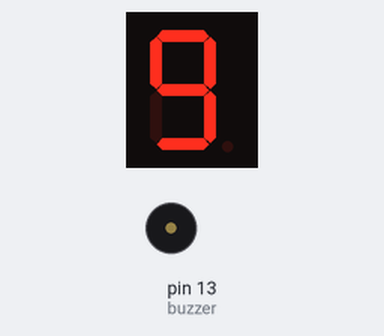
Simulated run of this sketch. Board: Arduino Uno, built with avr-gcc and run on an emulated ATmega328P. On the bench: 1-digit seven-segment display, buzzer (waves = sounding). Wiring (inferred from the names in the program): 1-digit 7-segment display, segments lit when HIGH: segments pin 7, pin 6, pin 4, pin 2, pin 1, pin 9, pin 10. The segment pins are drawn as the display they are named for.

Above: at 0.4 s.
At 2.4 s:
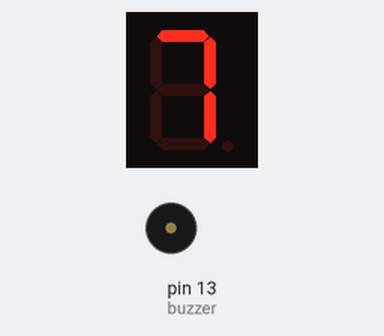
At 4.4 s:
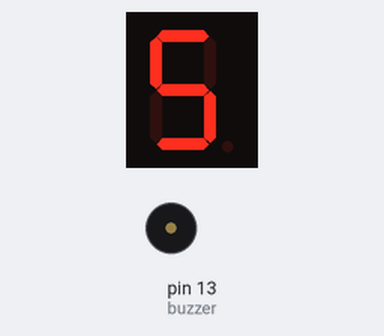
At 9.15 s:
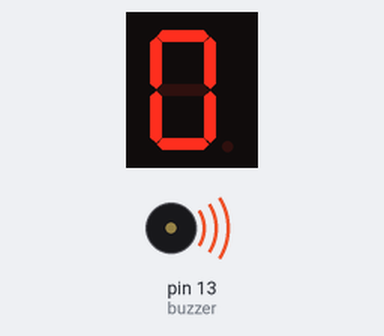
Timing chart, 0 to 40.0 s (numbered marks = the images above):
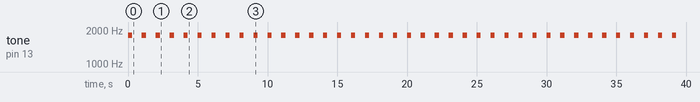

Measured:
- by itself, tone on pin 13 (buzzer): alternates 1800 Hz for 0.30 s and silent for 0.70 s
- what the display in image 1 shows lasts 1.0 s, from 2.0 s to 3.0 s

The sketch:

Display_7_segmenti.ino
```cpp
/* Display a 7 segmenti by Giangomenico

    Collegamenti:

 *  Cavo Verde pin digitale 10
 *  Cavo Nero pin digitale 9

 *  Cavo Giallo pin digitale 7
 *  Cavo Gialoo 2 pin digitale 6
 *  Cavo Giallo 3 pin digitale 4

 *  Cavo Rosso pin digitale 2
 *  Cavo Bianco pin digitale 1

 *  Cavo Nero pin GND 3 piedino

  Buzzer:

  Collegamenti:

 * Cavo Verde pin digitale 13

 */


const int a = 7;
const int b = 6;
const int c = 4;
const int d = 2;
const int e = 1;
const int f = 9;
const int g = 10;

int buzzer = 13;

void Contatore(int n)
{
  if (n == 0)
    {
      digitalWrite(a, HIGH);
      digitalWrite(b, HIGH);
      digitalWrite(c, HIGH);
      digitalWrite(d, HIGH);
      digitalWrite(e, HIGH);
      digitalWrite(f, HIGH);
      digitalWrite(g, LOW);
    }
    if (n == 1)
    {
      digitalWrite(a, LOW);
      digitalWrite(b, HIGH);
      digitalWrite(c, HIGH);
      digitalWrite(d, LOW);
      digitalWrite(e, LOW);
      digitalWrite(f, LOW);
      digitalWrite(g, LOW);
    }
    if (n == 2)
    {

      digitalWrite(a, HIGH);
      digitalWrite(b, HIGH);
      digitalWrite(c, LOW);
      digitalWrite(d, HIGH);
      digitalWrite(e, HIGH);
      digitalWrite(f, LOW);
      digitalWrite(g, HIGH);
    }
    if (n == 3)
    {
      digitalWrite(a, HIGH);
      digitalWrite(b, HIGH);
      digitalWrite(c, HIGH);
      digitalWrite(d, HIGH);
      digitalWrite(e, LOW);
      digitalWrite(f, LOW);
      digitalWrite(g, HIGH);
    }
    if (n == 4)
    {
      digitalWrite(a, LOW);
      digitalWrite(b, HIGH);
      digitalWrite(c, HIGH);
      digitalWrite(d, LOW);
      digitalWrite(e, LOW);
      digitalWrite(f, HIGH);
      digitalWrite(g, HIGH);
    }
    if (n == 5)
    {
      digitalWrite(a, HIGH);
      digitalWrite(b, LOW);
      digitalWrite(c, HIGH);
      digitalWrite(d, HIGH);
      digitalWrite(e, LOW);
      digitalWrite(f, HIGH);
      digitalWrite(g, HIGH);
    }
    if (n == 6)
    {

      digitalWrite(a, HIGH);
      digitalWrite(b, LOW);
      digitalWrite(c, HIGH);
      digitalWrite(d, HIGH);
      digitalWrite(e, HIGH);
      digitalWrite(f, HIGH);
      digitalWrite(g, HIGH);
    }
    if (n == 7)
    {
      digitalWrite(a, HIGH);
      digitalWrite(b, HIGH);
      digitalWrite(c, HIGH);
      digitalWrite(d, LOW);
      digitalWrite(e, LOW);
      digitalWrite(f, LOW);
      digitalWrite(g, LOW);
    }
    if (n == 8)
    {
      digitalWrite(a, HIGH);
      digitalWrite(b, HIGH);
      digitalWrite(c, HIGH);
      digitalWrite(d, HIGH);
      digitalWrite(e, HIGH);
      digitalWrite(f, HIGH);
      digitalWrite(g, HIGH);
    }
    if (n == 9)
    {
      digitalWrite(a, HIGH);
      digitalWrite(b, HIGH);
      digitalWrite(c, HIGH);
      digitalWrite(d, HIGH);
      digitalWrite(e, LOW);
      digitalWrite(f, HIGH);
      digitalWrite(g, HIGH);
    }
};

void setup()
{
  pinMode(a, OUTPUT);
  pinMode(b, OUTPUT);
  pinMode(c, OUTPUT);
  pinMode(d, OUTPUT);
  pinMode(e, OUTPUT);
  pinMode(f, OUTPUT);
  pinMode(g, OUTPUT);
  pinMode(buzzer, OUTPUT);
}

void loop ()
{
  for (int i = 9; i >= 0; i--)
  {
    Contatore(i);

    tone(buzzer, 1800, 300);
    delay(1000);
    }
  }
```
